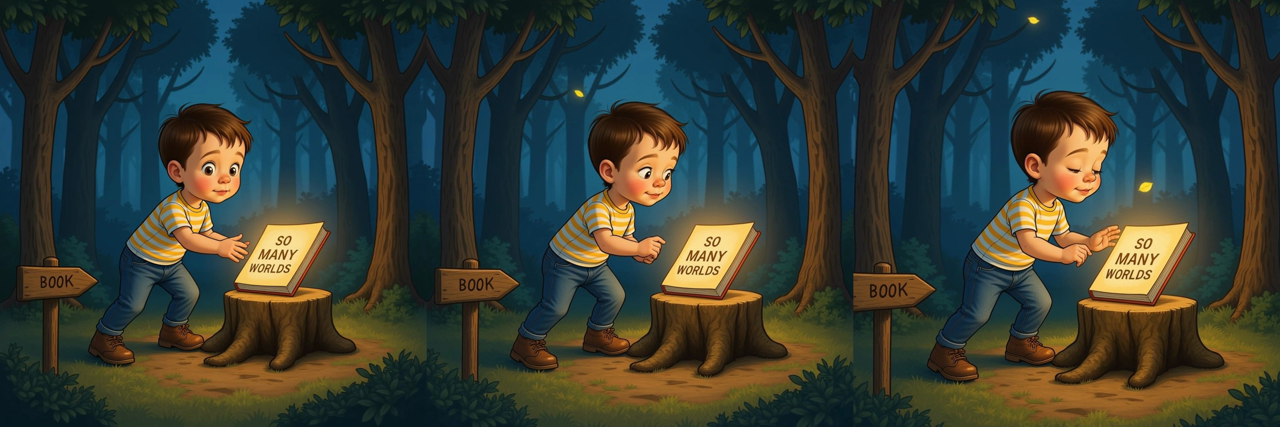
#> input picture marketing/video/bakeoff/frames_kling-v2.5-turbo.png, 1280 x 427 px
$ python page_turn.py --from bakeoff/frames_kling-v2.5-turbo.png --to out.png --out out.png
#> lines starting #> are read from the running program, lines starting #| are printed output that depends on the picture
#!/usr/bin/env python3
"""
page_turn.py — a real page-turn transition, generated by code. No GUI, no editing
app, no Resolve. $0 per transition, re-renderable forever.

WHY THIS EXISTS: Resolve's free build cannot be driven from outside (its
external-scripting preference is Studio-only) and Evan never wants to open an
editor and click. So the transition is computed here, headlessly.

MODEL (v2 — the first version drew a flat white band and read as a bar):
the page is a rigid sheet hinged at the LEFT spine that rotates about the spine
axis by theta = 0..180 deg, with a semicircular CURL of radius r at its free
edge, exactly like a sheet of paper lifting from the right and folding left.

  flat part   s in [0, Lf]:   x = s*cos(theta),            depth = s*sin(theta)
  curl        s in (Lf, W]:   phi = (s-Lf)/r  (0..pi)
                              x = Lf*cos(theta) + r*(sin(theta+phi) - sin(theta))
                              depth = Lf*sin(theta) + r*(cos(theta) - cos(theta+phi))

Rendering, in order: paint the NEXT page flat in the bed, then walk the page's
own samples FARTHEST-FIRST so nearer folds occlude farther ones (a cheap painter's
algorithm with per-column writes). A sample whose surface has turned past 90 deg
is seen from BEHIND, so it is drawn as paper, not art. Depth also drives shading,
and the lifting edge casts a soft shadow on the incoming page.

  usage: page_turn.py --from a.png --to b.png --out turn.mp4 [--dur 0.9] [--fps 24]
                      [--size 1080] [--curl 0.14] [--still strip.png]
"""
import argparse
import os
import subprocess
import tempfile

import numpy as np
from PIL import Image

PAPER = np.array([252.0, 250.0, 244.0])
SAMPLES = 2600          # source samples across the page width
SHADOW_W = 0.07         # shadow band width, fraction of frame


def load(path, size):
#> called with path = 'bakeoff/frames_kling-v2.5-turbo.png', size = 1080
    im = Image.open(path).convert("RGB")
#> im is the input picture: PIL image 1280x427 RGB; mean R, G, B 54.6, 61.2, 52.4
    if im.size != (size, size):
        s = max(size / im.width, size / im.height)
#> s = 2.53
        im = im.resize((int(im.width * s), int(im.height * s)), Image.LANCZOS)
#> im: PIL image 3237x1080 RGB
        l, t = (im.width - size) // 2, (im.height - size) // 2
#> l = 1078; t = 0
        im = im.crop((l, t, l + size, t + size))
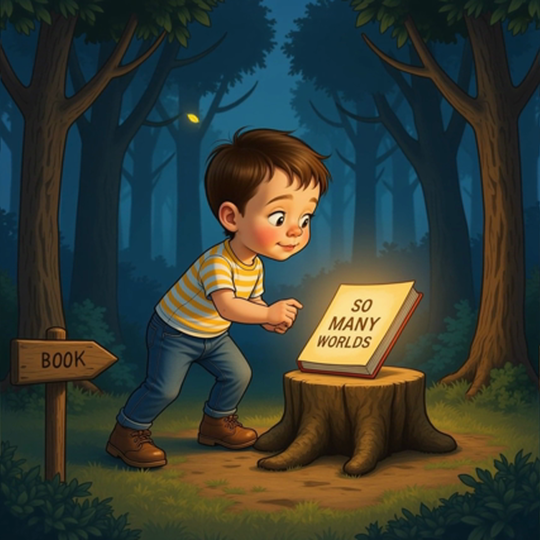
#> im: PIL image 1080x1080 RGB (shown at 1/2 size); mean R, G, B 53.8, 61.1, 52.8
    return np.asarray(im).astype(np.float32)


# [69 lines left out: function frame, not called in this run]


def main():
    ap = argparse.ArgumentParser()
    ap.add_argument("--from", dest="src", required=True)
    ap.add_argument("--to", dest="dst", required=True)
    ap.add_argument("--out", required=True)
    ap.add_argument("--dur", type=float, default=0.9)
    ap.add_argument("--fps", type=int, default=24)
    ap.add_argument("--size", type=int, default=1080)
    ap.add_argument("--curl", type=float, default=0.14)
    ap.add_argument("--still", default=None)
    ap.add_argument("--verify", action="store_true",
                    help="assert frame 0 == the outgoing art and the last frame == the incoming art")
    args = ap.parse_args()

    a_img, b_img = load(args.src, args.size), load(args.dst, args.size)
    n = max(2, int(round(args.dur * args.fps)))
    tmp = tempfile.mkdtemp(prefix="turn-")
    keep = {int(n * k / 5) for k in range(6)} if args.still else set()
    stills = []

    for i in range(n):
        p = i / (n - 1)
        p = p * p * (3 - 2 * p)                    # ease-in-out: lift, then settle
        f = frame(a_img, b_img, p, args.curl)
        Image.fromarray(f).save(os.path.join(tmp, f"f{i:05d}.png"))
        if i in keep:
            stills.append(f)

    os.makedirs(os.path.dirname(os.path.abspath(args.out)), exist_ok=True)
    subprocess.run(["ffmpeg", "-y", "-loglevel", "error", "-framerate", str(args.fps),
                    "-i", os.path.join(tmp, "f%05d.png"), "-c:v", "libx264",
                    "-pix_fmt", "yuv420p", "-crf", "16", "-movflags", "+faststart",
                    args.out], check=True)
    print(f"page turn: {n} frames, {n/args.fps:.2f}s -> {args.out}")

    if stills:
        tile = 360
        sheet = Image.new("RGB", (tile * len(stills), tile), (16, 16, 16))
        for i, st in enumerate(stills):
            im = Image.fromarray(st)
            im.thumbnail((tile - 4, tile - 4), Image.LANCZOS)
            sheet.paste(im, (i * tile + 2, 2))
        sheet.save(args.still)
        print(f"filmstrip -> {args.still}")

    if args.verify:
        first = frame(a_img, b_img, 0.0, args.curl).astype(int)
        last = frame(a_img, b_img, 1.0, args.curl).astype(int)
        d0 = int(np.abs(first - a_img.astype(int)).max())
        d1 = int(np.abs(last - b_img.astype(int)).max())
        print(f"verify: frame 0 vs outgoing art   max delta = {d0}")
        print(f"verify: last frame vs incoming art max delta = {d1}")
        print("verify: ENDS ARE EXACT (no seam: the turn starts and finishes on our own art)"
              if d0 == 0 and d1 == 0 else "verify: ENDS DIFFER - INSPECT")
        if d0 != 0 or d1 != 0:
            raise SystemExit(2)


if __name__ == "__main__":
#> (the run stopped early here; a loop or call above may not have finished)

$ run again, on marketing/video/bakeoff/frames_wan-2.2-720p.png
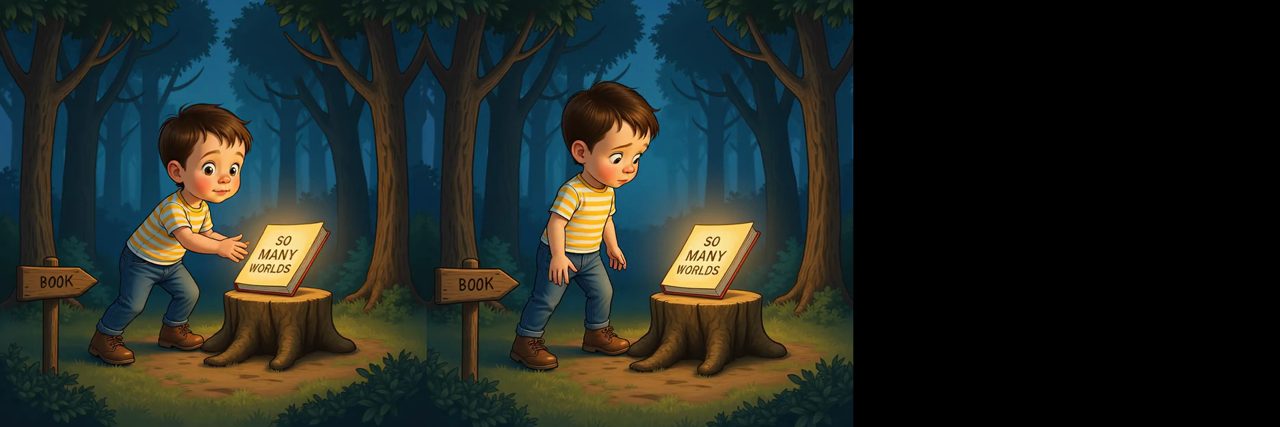
#> input picture marketing/video/bakeoff/frames_wan-2.2-720p.png, 1280 x 427 px
#> in load, im is the input picture: PIL image 1280x427 RGB; mean R, G, B 34.6, 40.7, 35.6
#> in load, `im = im.crop((l, t, l + size, t + size))`:
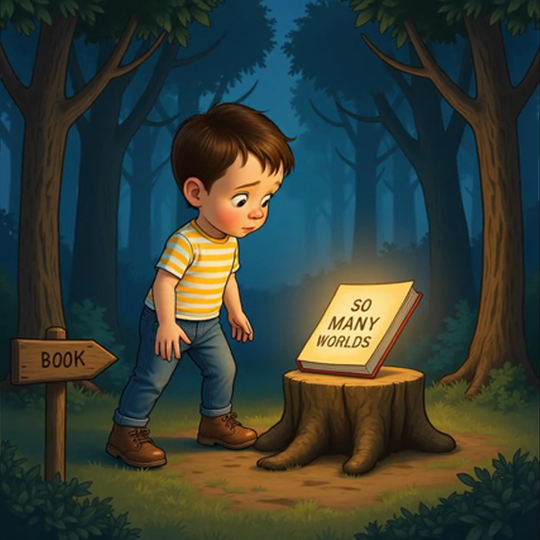
#> im: PIL image 1080x1080 RGB (shown at 1/2 size); mean R, G, B 53.5, 62.4, 54.1
